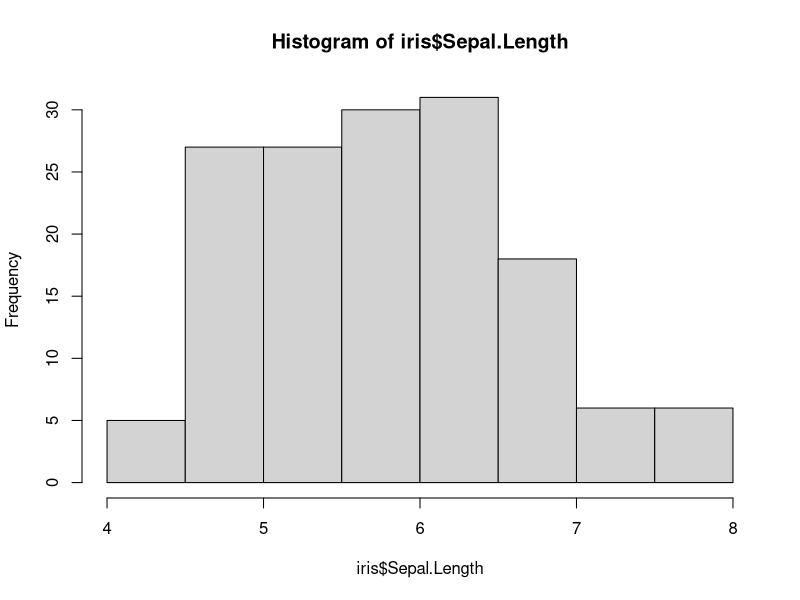
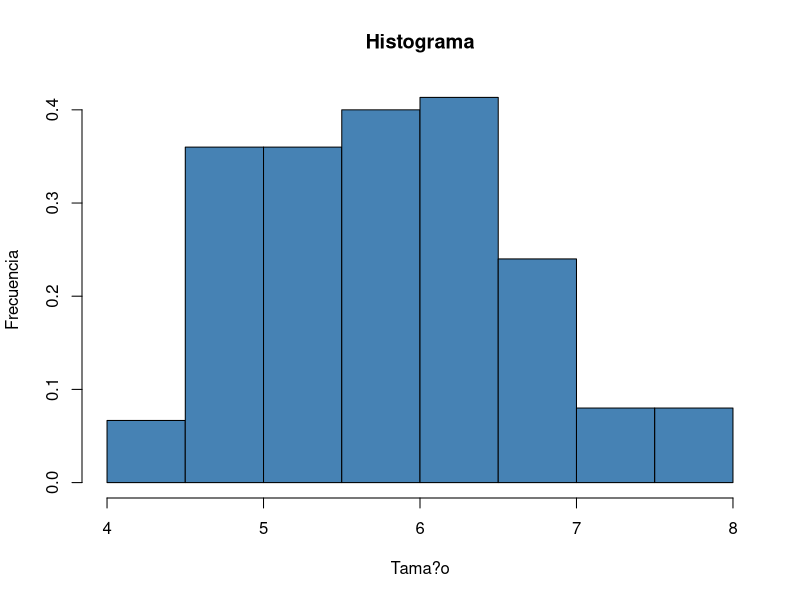
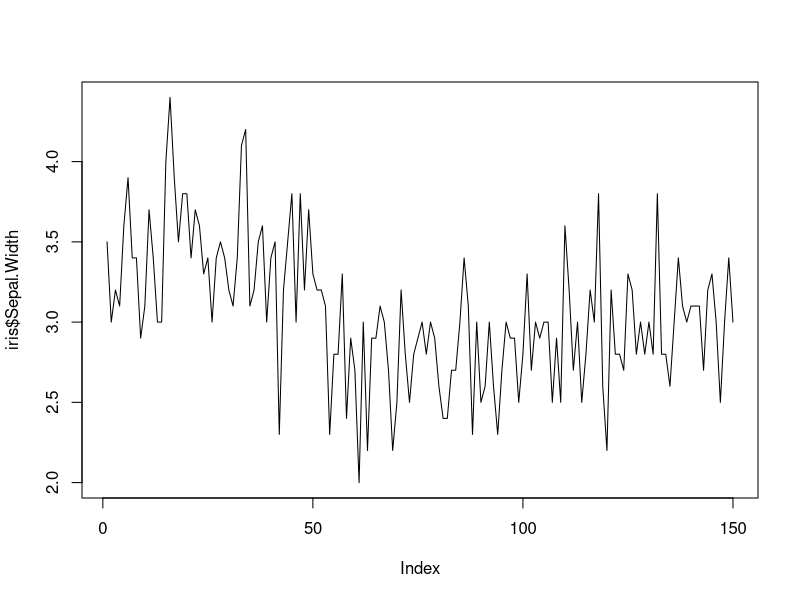
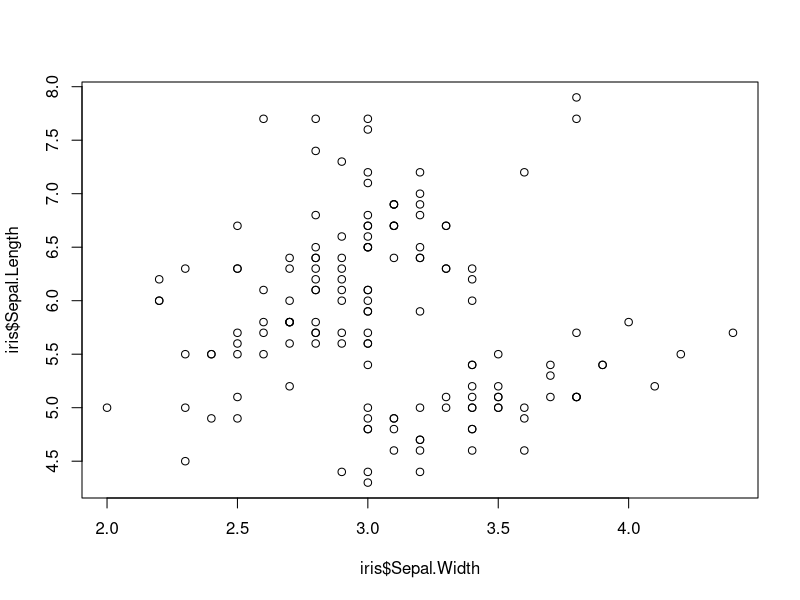
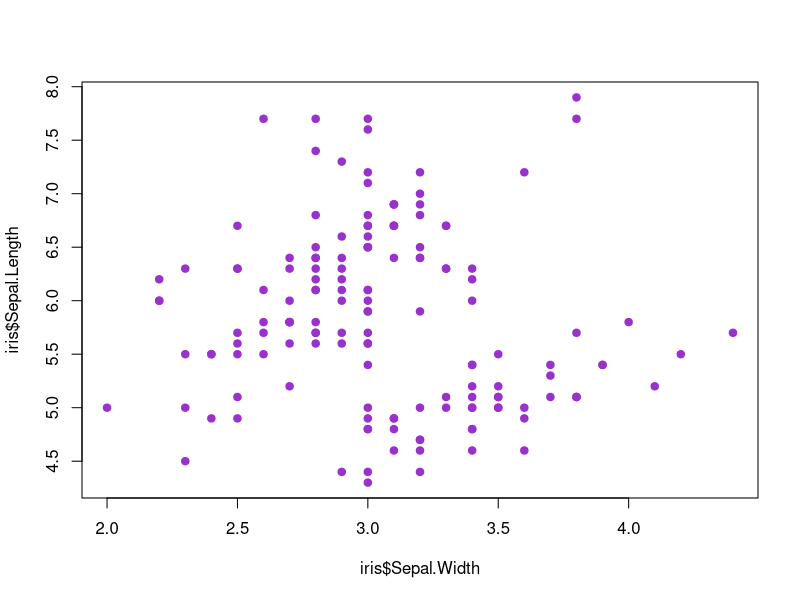
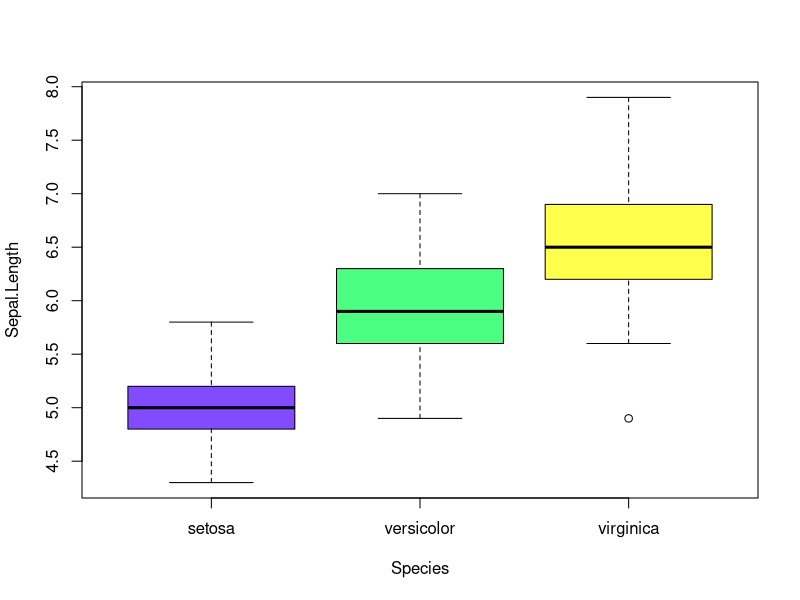
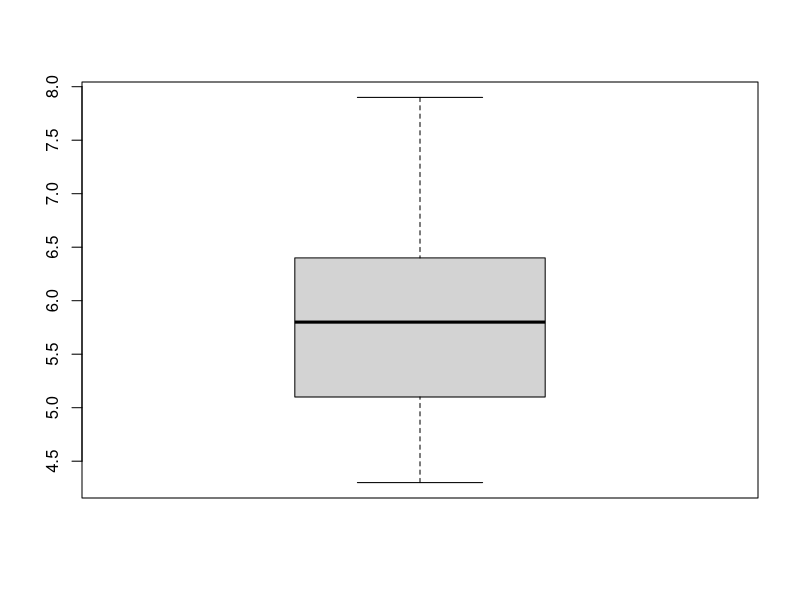
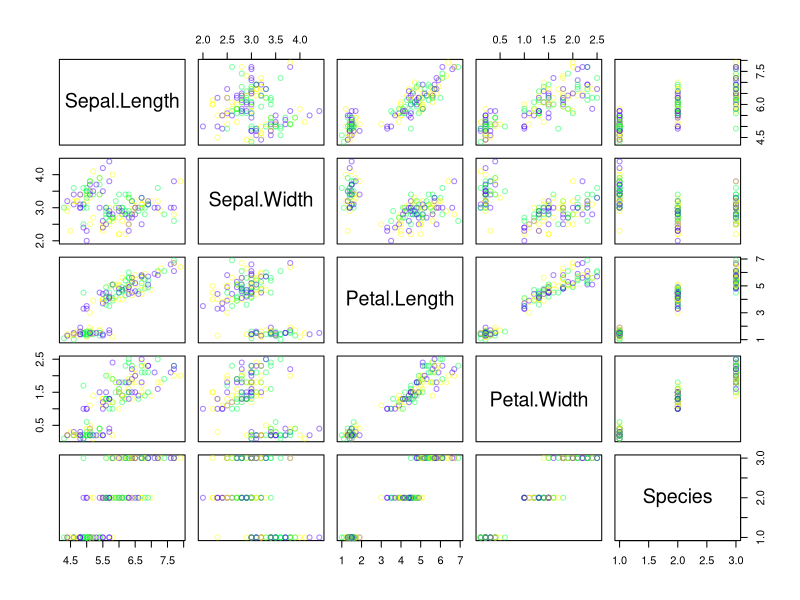

These figures' R source, in order:
# Universidad Nacional de Ingeniería
# Reforzamiento en Programación con R Aplicado
# José Guerra

# rm(list = ls())

data(iris)
head(iris)
tail(iris)

summary(iris)
dim(iris)
names(iris)

hist(iris$Sepal.Length)

hist(iris$Sepal.Length,col='steelblue',main='Histograma',
     xlab='Tama?o',ylab='Frecuencia',freq=FALSE)

# Linea
plot(iris$Sepal.Width,type="l")

# Scatter
plot(iris$Sepal.Width, iris$Sepal.Length)
plot(iris$Sepal.Width, iris$Sepal.Length,col='darkorchid',pch=19)

# Boxplot
boxplot(Sepal.Length~Species,data=iris,
        col=topo.colors(3,alpha=0.7),border='black')
boxplot(iris$Sepal.Length)



plot(iris,col=topo.colors(3,alpha=0.5))
